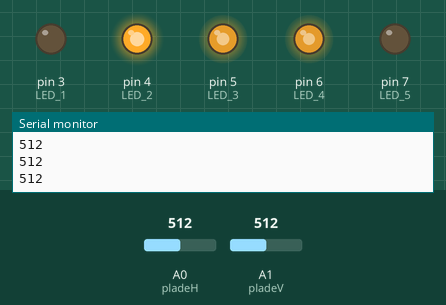
This sketch was run on a simulated Arduino Uno, built with avr-gcc and run on an emulated ATmega328P. On the bench: output pins drawn as LEDs (lit = HIGH), the last lines printed to the serial monitor. The test bench sets the inputs (shaded band); at power-on: A1 (pladeV) = 512, A0 (pladeH) = 512.

Above: at 1.2 s.
1.3 s: A1 (pladeV) set to 310
At 1.65 s:
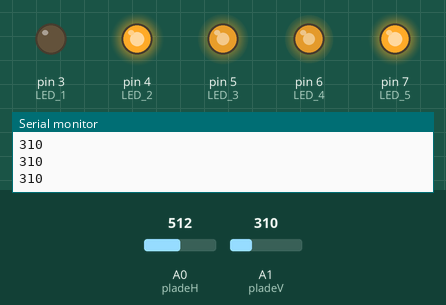
At 2.25 s:
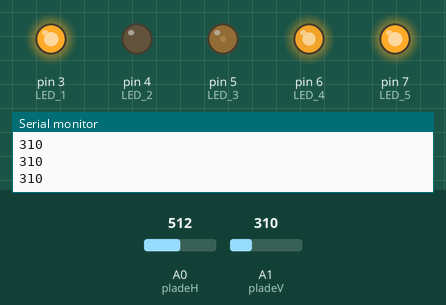
4.3 s: A0 (pladeH) set to 335
At 5.27 s:
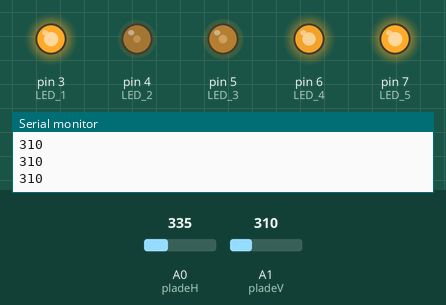
7.3 s: A1 (pladeV) set to 344
10.3 s: A1 (pladeV) set to 371
At 10.69 s:
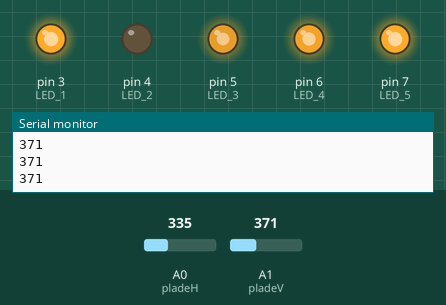
Timing chart, 0 to 11.3 s (numbered marks = the images above; inputs shaded):
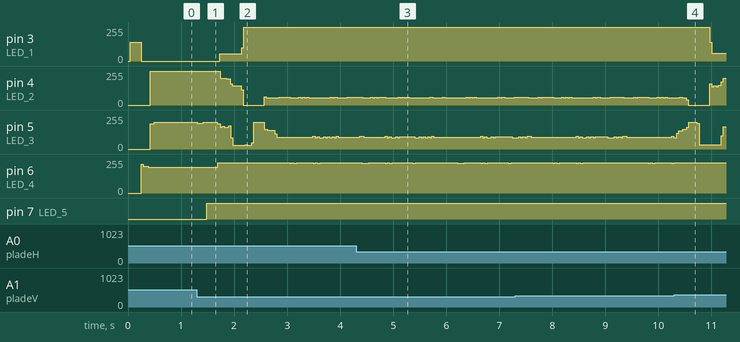

The sketch:

Plade_demo.ino.ino
```cpp
int pladeH = A0;
int pladeV = A1;
int ledPin = 13;
int sensorValue = 0;
int movement = 1;
const int LED_1 = 3;
const int LED_2 = 4;
const int LED_3 = 5;
const int LED_4 = 6;
const int LED_5 = 7;
int leds[2][4]={{5,1,0},{5,1,0}};
//1. plads er plasering 2. plads er movement 3. plads er cooldown

int func = 0;
int bx = 0;
int by = 0;
int py = 0;
#include <Wire.h>

void setup() {
  Wire.begin(2);
  Wire.onReceive(receiveEvent);
  Serial.begin(9600);

}

void loop() {

  sensorValue = analogRead(pladeH);
  set_movementH();
  leds[0][1] = movement;

  sensorValue = analogRead(pladeV);
  set_movementV();
  leds[1][1] = movement;


  movement_();

  taend_led_1();
  taend_led_2();
  Serial.println(sensorValue);
}


void receiveEvent(int howMany) {
  int len = Wire.available();
  while (len-1 < Wire.available()){
    func = Wire.read();
  }
  if (func == 1){
    while (1 < Wire.available()){
      bx = Wire.read();
    }
    by = Wire.read();
  }

  if (bx == 11){
    sammenlign_h();
  }
  else if (bx == 1){
    sammenlign_v();
  }
}

int col = 0;

void sammenlign_h(){
  py = leds[1][0];
  Serial.println(by);
  Serial.println(py);
  if (py+1 == by){
    col = 1;
  }
  else if (py == by){
    col = 2;
  }
  else if ( py+2 == by){
    col = 3;
  }
}

void sammenlign_v(){
  py = leds[0][0];
  Serial.println(by);
  Serial.println(py);
  if (py+1 == by){
    col = 1;
  }
  else if (py == by){
    col = 2;
  }
  else if ( py+2 == by){
    col = 3;
  }
}

void set_movementH(){
  if (sensorValue > 315 && sensorValue < 345){
    movement = 1;
  }
  else if (sensorValue < 315){
    movement = 0;
  }
  else if (sensorValue > 345){
    movement = 2;
  }
}

void set_movementV(){
  if (sensorValue > 320 && sensorValue < 360){
    movement = 1;
  }
  else if (sensorValue < 320){
    movement = 0;
  }
  else if (sensorValue > 360){
    movement = 2;
  }
}

void movement_(){

  for (int i = 0; i < 2; i++){
    if (leds[i][1] == 1){
      leds[i][2] = 0;
    }
    else if (leds[i][1] == 0){
      if (leds[i][2] < 1){
        leds[i][0] = leds[i][0]-1;
        if (leds[i][0] < 1){
          leds[i][0] = 1;
          leds[i][2] = 0;
        }
        leds[i][2] = 10;
      }
      else{
        leds[i][2] = leds[i][2]-1;
      }
    }
    else if (leds[i][1] == 2){
      if (leds[i][2] < 1){
        leds[i][0] = leds[i][0]+1;
        if (leds[i][0] > 8){
          leds[i][0] = 8;
          leds[i][2] = 0;
        }
        leds[i][2] = 10;
      }
      else{
        leds[i][2] = leds[i][2]-1;
      }
    }
  }
}

void taend_led_1(){
  //tænder for LED'erne til den 1. plade
  for (int i = 0; i <= 1; i++){
    if (leds[0][0]==8){
      LED18();
      delay(1);
      LED19();
      delay(1);
      LED110();
      delay(1);
    }
    else if (leds[0][0]==7){
      LED17();
      delay(1);
      LED18();
      delay(1);
      LED19();
      delay(1);
    }
    else if (leds[0][0]==6){
      LED16();
      delay(1);
      LED17();
      delay(1);
      LED18();
      delay(1);
    }
    else if (leds[0][0]==5){
      LED15();
      delay(1);
      LED16();
      delay(1);
      LED17();
      delay(1);
    }
    else if (leds[0][0]==4){
      LED14();
      delay(1);
      LED15();
      delay(1);
      LED16();
      delay(1);
    }
    else if (leds[0][0]==3){
      LED13();
      delay(1);
      LED14();
      delay(1);
      LED15();
      delay(1);
    }
    else if (leds[0][0]==2){
      LED12();
      delay(1);
      LED13();
      delay(1);
      LED14();
      delay(1);
    }
    else if (leds[0][0]==1){
      LED11();
      delay(1);
      LED12();
      delay(1);
      LED13();
      delay(1);
    }
  }
}

void taend_led_2(){
    //tænder for LED'erne til den 2. plade
  for (int i = 0; i <= 3; i++){
    if (leds[1][0]==8){
      LED28();
      delay(1);
      LED29();
      delay(1);
      LED210();
      delay(1);
    }
    else if (leds[1][0]==7){
      LED27();
      delay(1);
      LED28();
      delay(1);
      LED29();
      delay(1);
    }
    else if (leds[1][0]==6){
      LED26();
      delay(1);
      LED27();
      delay(1);
      LED28();
      delay(1);
    }
    else if (leds[1][0]==5){
      LED25();
      delay(1);
      LED26();
      delay(1);
      LED27();
      delay(1);
    }
    else if (leds[1][0]==4){
      LED24();
      delay(1);
      LED25();
      delay(1);
      LED26();
      delay(1);
    }
    else if (leds[1][0]==3){
      LED23();
      delay(1);
      LED24();
      delay(1);
      LED25();
      delay(1);
    }
    else if (leds[1][0]==2){
      LED22();
      delay(1);
      LED23();
      delay(1);
      LED24();
      delay(1);
    }
    else if (leds[1][0]==1){
      LED21();
      delay(1);
      LED22();
      delay(1);
      LED23();
      delay(1);
    }
  }
}

void LED11(){
  pinMode(LED_1, OUTPUT);     //row 1
  digitalWrite(LED_1, HIGH);
  pinMode(LED_2, INPUT);     //row 2
  digitalWrite(LED_2, LOW);
  pinMode(LED_3, INPUT);      //row 3
  digitalWrite(LED_3, LOW);
  pinMode(LED_4, INPUT);      //row 4
  digitalWrite(LED_4, LOW);
  pinMode(LED_5, OUTPUT);      //row 4
  digitalWrite(LED_5, LOW);
}
void LED12(){
  pinMode(LED_1, INPUT);     //row 1
  digitalWrite(LED_1, LOW);
  pinMode(LED_2, OUTPUT);     //row 2
  digitalWrite(LED_2, HIGH);
  pinMode(LED_3, INPUT);      //row 3
  digitalWrite(LED_3, LOW);
  pinMode(LED_4, INPUT);      //row 4
  digitalWrite(LED_4, LOW);
  pinMode(LED_5, OUTPUT);      //row 4
  digitalWrite(LED_5, LOW);
}
void LED13(){
  pinMode(LED_1, INPUT);     //row 1
  digitalWrite(LED_1, LOW);
  pinMode(LED_2, INPUT);     //row 2
  digitalWrite(LED_2, LOW);
  pinMode(LED_3, OUTPUT);      //row 3
  digitalWrite(LED_3, HIGH);
  pinMode(LED_4, INPUT);      //row 4
  digitalWrite(LED_4, LOW);
  pinMode(LED_5, OUTPUT);      //row 4
  digitalWrite(LED_5, LOW);
}
void LED14(){
  pinMode(LED_1, INPUT);     //row 1
  digitalWrite(LED_1, LOW);
  pinMode(LED_2, INPUT);     //row 2
  digitalWrite(LED_2, LOW);
  pinMode(LED_3, INPUT);      //row 3
  digitalWrite(LED_3, LOW);
  pinMode(LED_4, OUTPUT);      //row 4
  digitalWrite(LED_4, HIGH);
  pinMode(LED_5, OUTPUT);      //row 4
  digitalWrite(LED_5, LOW);
}
void LED15(){
  pinMode(LED_1, INPUT);     //row 1
  digitalWrite(LED_1, LOW);
  pinMode(LED_2, INPUT);     //row 2
  digitalWrite(LED_2, LOW);
  pinMode(LED_3, INPUT);      //row 3
  digitalWrite(LED_3, LOW);
  pinMode(LED_4, OUTPUT);      //row 4
  digitalWrite(LED_4, LOW);
  pinMode(LED_5, OUTPUT);      //row 4
  digitalWrite(LED_5, HIGH);
}
void LED16(){
  pinMode(LED_1, OUTPUT);     //row 1
  digitalWrite(LED_1, HIGH);
  pinMode(LED_2, INPUT);     //row 2
  digitalWrite(LED_2, LOW);
  pinMode(LED_3, INPUT);      //row 3
  digitalWrite(LED_3, LOW);
  pinMode(LED_4, OUTPUT);      //row 4
  digitalWrite(LED_4, LOW);
  pinMode(LED_5, INPUT);      //row 4
  digitalWrite(LED_5, LOW);
}
void LED17(){
  pinMode(LED_1, INPUT);     //row 1
  digitalWrite(LED_1, LOW);
  pinMode(LED_2, OUTPUT);     //row 2
  digitalWrite(LED_2, HIGH);
  pinMode(LED_3, INPUT);      //row 3
  digitalWrite(LED_3, LOW);
  pinMode(LED_4, OUTPUT);      //row 4
  digitalWrite(LED_4, LOW);
  pinMode(LED_5, INPUT);      //row 4
  digitalWrite(LED_5, LOW);
}
void LED18(){
  pinMode(LED_1, INPUT);     //row 1
  digitalWrite(LED_1, LOW);
  pinMode(LED_2, INPUT);     //row 2
  digitalWrite(LED_2, LOW);
  pinMode(LED_3, OUTPUT);      //row 3
  digitalWrite(LED_3, HIGH);
  pinMode(LED_4, OUTPUT);      //row 4
  digitalWrite(LED_4, LOW);
  pinMode(LED_5, INPUT);      //row 4
  digitalWrite(LED_5, LOW);
}
void LED19(){
  pinMode(LED_1, INPUT);     //row 1
  digitalWrite(LED_1, LOW);
  pinMode(LED_2, INPUT);     //row 2
  digitalWrite(LED_2, LOW);
  pinMode(LED_3, OUTPUT);      //row 3
  digitalWrite(LED_3, LOW);
  pinMode(LED_4, OUTPUT);      //row 4
  digitalWrite(LED_4, HIGH);
  pinMode(LED_5, INPUT);      //row 4
  digitalWrite(LED_5, LOW);
}
void LED110(){
  pinMode(LED_1, INPUT);     //row 1
  digitalWrite(LED_1, LOW);
  pinMode(LED_2, INPUT);     //row 2
  digitalWrite(LED_2, LOW);
  pinMode(LED_3, OUTPUT);      //row 3
  digitalWrite(LED_3, LOW);
  pinMode(LED_4, INPUT);      //row 4
  digitalWrite(LED_4, LOW);
  pinMode(LED_5, OUTPUT);      //row 4
  digitalWrite(LED_5, HIGH);
}
void LED21(){
  pinMode(LED_1, OUTPUT);     //row 1
  digitalWrite(LED_1, HIGH);
  pinMode(LED_2, INPUT);     //row 2
  digitalWrite(LED_2, LOW);
  pinMode(LED_3, OUTPUT);      //row 3
  digitalWrite(LED_3, LOW);
  pinMode(LED_4, INPUT);      //row 4
  digitalWrite(LED_4, LOW);
  pinMode(LED_5, INPUT);      //row 4
  digitalWrite(LED_5, LOW);
}
void LED22(){
  pinMode(LED_1, INPUT);     //row 1
  digitalWrite(LED_1, LOW);
  pinMode(LED_2, OUTPUT);     //row 2
  digitalWrite(LED_2, HIGH);
  pinMode(LED_3, OUTPUT);      //row 3
  digitalWrite(LED_3, LOW);
  pinMode(LED_4, INPUT);      //row 4
  digitalWrite(LED_4, LOW);
  pinMode(LED_5, INPUT);      //row 4
  digitalWrite(LED_5, LOW);
}
void LED23(){
  pinMode(LED_1, INPUT);     //row 1
  digitalWrite(LED_1, LOW);
  pinMode(LED_2, OUTPUT);     //row 2
  digitalWrite(LED_2, LOW);
  pinMode(LED_3, OUTPUT);      //row 3
  digitalWrite(LED_3, HIGH);
  pinMode(LED_4, INPUT);      //row 4
  digitalWrite(LED_4, LOW);
  pinMode(LED_5, INPUT);      //row 4
  digitalWrite(LED_5, LOW);
}
void LED24(){
  pinMode(LED_1, INPUT);     //row 1
  digitalWrite(LED_1, LOW);
  pinMode(LED_2, OUTPUT);     //row 2
  digitalWrite(LED_2, LOW);
  pinMode(LED_3, INPUT);      //row 3
  digitalWrite(LED_3, LOW);
  pinMode(LED_4, OUTPUT);      //row 4
  digitalWrite(LED_4, HIGH);
  pinMode(LED_5, INPUT);      //row 4
  digitalWrite(LED_5, LOW);
}
void LED25(){
  pinMode(LED_1, INPUT);     //row 1
  digitalWrite(LED_1, LOW);
  pinMode(LED_2, OUTPUT);     //row 2
  digitalWrite(LED_2, LOW);
  pinMode(LED_3, INPUT);      //row 3
  digitalWrite(LED_3, LOW);
  pinMode(LED_4, INPUT);      //row 4
  digitalWrite(LED_4, LOW);
  pinMode(LED_5, OUTPUT);      //row 4
  digitalWrite(LED_5, HIGH);
}
void LED26(){
  pinMode(LED_1, OUTPUT);     //row 1
  digitalWrite(LED_1, HIGH);
  pinMode(LED_2, OUTPUT);     //row 2
  digitalWrite(LED_2, LOW);
  pinMode(LED_3, INPUT);      //row 3
  digitalWrite(LED_3, LOW);
  pinMode(LED_4, INPUT);      //row 4
  digitalWrite(LED_4, LOW);
  pinMode(LED_5, INPUT);      //row 4
  digitalWrite(LED_5, LOW);
}
void LED27(){
  pinMode(LED_1, OUTPUT);     //row 1
  digitalWrite(LED_1, LOW);
  pinMode(LED_2, OUTPUT);     //row 2
  digitalWrite(LED_2, HIGH);
  pinMode(LED_3, INPUT);      //row 3
  digitalWrite(LED_3, LOW);
  pinMode(LED_4, INPUT);      //row 4
  digitalWrite(LED_4, LOW);
  pinMode(LED_5, INPUT);      //row 4
  digitalWrite(LED_5, LOW);
}
void LED28(){
  pinMode(LED_1, OUTPUT);     //row 1
  digitalWrite(LED_1, LOW);
  pinMode(LED_2, INPUT);     //row 2
  digitalWrite(LED_2, LOW);
  pinMode(LED_3, OUTPUT);      //row 3
  digitalWrite(LED_3, HIGH);
  pinMode(LED_4, INPUT);      //row 4
  digitalWrite(LED_4, LOW);
  pinMode(LED_5, INPUT);      //row 4
  digitalWrite(LED_5, LOW);
}
void LED29(){
  pinMode(LED_1, OUTPUT);     //row 1
  digitalWrite(LED_1, LOW);
  pinMode(LED_2, INPUT);     //row 2
  digitalWrite(LED_2, LOW);
  pinMode(LED_3, INPUT);      //row 3
  digitalWrite(LED_3, LOW);
  pinMode(LED_4, OUTPUT);      //row 4
  digitalWrite(LED_4, HIGH);
  pinMode(LED_5, INPUT);      //row 4
  digitalWrite(LED_5, LOW);
}
void LED210(){
  pinMode(LED_1, OUTPUT);     //row 1
  digitalWrite(LED_1, LOW);
  pinMode(LED_2, INPUT);     //row 2
  digitalWrite(LED_2, LOW);
  pinMode(LED_3, INPUT);      //row 3
  digitalWrite(LED_3, LOW);
  pinMode(LED_4, INPUT);      //row 4
  digitalWrite(LED_4, LOW);
  pinMode(LED_5, OUTPUT);      //row 4
  digitalWrite(LED_5, HIGH);
}
```

Measured:
- the behaviour switches between 360 and 361 on A1 (pladeV) (found by bisection; images 3 and 4)
- after the input at 1.3 s, pin 3 (LED_1): 0/255 → 55/255 after 0.43 s, → 255/255 0.41 s later; pin 6 (LED_4): 193/255 → 227/255 after 0.39 s; pin 7 (LED_5): LOW → HIGH after 0.18 s instead of 1.3 s
